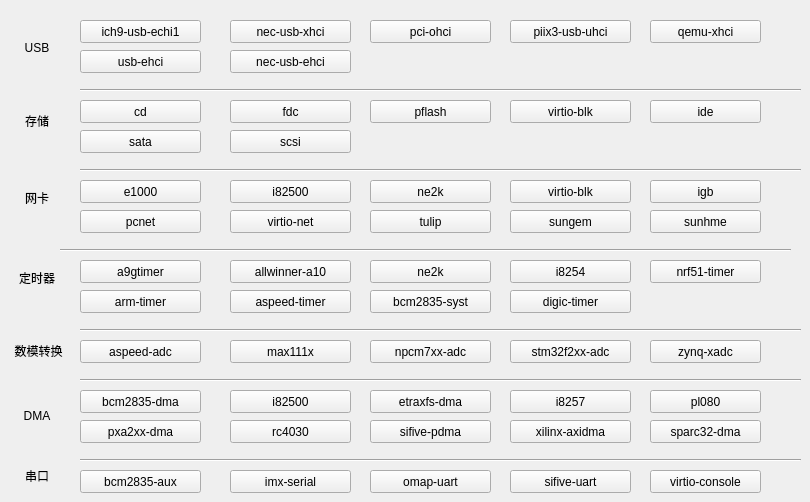
       <widget class="QWidget" name="tab_6">
        <attribute name="title">
         <string>Peripheral Info</string>
        </attribute>
        <widget class="QPushButton" name="pushButton_64">
         <property name="geometry">
          <rect>
           <x>510</x>
           <y>290</y>
           <width>121</width>
           <height>23</height>
          </rect>
         </property>
         <property name="text">
          <string>digic-timer</string>
         </property>
        </widget>
        <widget class="QPushButton" name="pushButton_45">
         <property name="geometry">
          <rect>
           <x>510</x>
           <y>100</y>
           <width>121</width>
           <height>23</height>
          </rect>
         </property>
         <property name="text">
          <string>virtio-blk</string>
         </property>
        </widget>
        <widget class="QPushButton" name="pushButton_84">
         <property name="geometry">
          <rect>
           <x>510</x>
           <y>420</y>
           <width>121</width>
           <height>23</height>
          </rect>
         </property>
         <property name="text">
          <string>xilinx-axidma</string>
         </property>
        </widget>
        <widget class="QPushButton" name="pushButton_55">
         <property name="geometry">
          <rect>
           <x>510</x>
           <y>210</y>
           <width>121</width>
           <height>23</height>
          </rect>
         </property>
         <property name="text">
          <string>sungem</string>
         </property>
        </widget>
        <widget class="QPushButton" name="pushButton_86">
         <property name="geometry">
          <rect>
           <x>230</x>
           <y>390</y>
           <width>121</width>
           <height>23</height>
          </rect>
         </property>
         <property name="text">
          <string>i82500</string>
         </property>
        </widget>
        <widget class="QPushButton" name="pushButton_67">
         <property name="geometry">
          <rect>
           <x>510</x>
           <y>340</y>
           <width>121</width>
           <height>23</height>
          </rect>
         </property>
         <property name="text">
          <string>stm32f2xx-adc</string>
         </property>
        </widget>
        <widget class="QPushButton" name="pushButton_33">
         <property name="geometry">
          <rect>
           <x>80</x>
           <y>20</y>
           <width>121</width>
           <height>23</height>
          </rect>
         </property>
         <property name="text">
          <string>ich9-usb-echi1</string>
         </property>
        </widget>
        <widget class="QPushButton" name="pushButton_74">
         <property name="geometry">
          <rect>
           <x>370</x>
           <y>340</y>
           <width>121</width>
           <height>23</height>
          </rect>
         </property>
         <property name="text">
          <string>npcm7xx-adc</string>
         </property>
        </widget>
        <widget class="QPushButton" name="pushButton_52">
         <property name="geometry">
          <rect>
           <x>370</x>
           <y>180</y>
           <width>121</width>
           <height>23</height>
          </rect>
         </property>
         <property name="text">
          <string>ne2k</string>
         </property>
        </widget>
        <widget class="QPushButton" name="pushButton_43">
         <property name="geometry">
          <rect>
           <x>80</x>
           <y>100</y>
           <width>121</width>
           <height>23</height>
          </rect>
         </property>
         <property name="text">
          <string>cd</string>
         </property>
        </widget>
        <widget class="QPushButton" name="pushButton_79">
         <property name="geometry">
          <rect>
           <x>80</x>
           <y>390</y>
           <width>121</width>
           <height>23</height>
          </rect>
         </property>
         <property name="text">
          <string>bcm2835-dma</string>
         </property>
        </widget>
        <widget class="QPushButton" name="pushButton_78">
         <property name="geometry">
          <rect>
           <x>650</x>
           <y>390</y>
           <width>111</width>
           <height>23</height>
          </rect>
         </property>
         <property name="text">
          <string>pl080</string>
         </property>
        </widget>
        <widget class="QLabel" name="label_20">
         <property name="geometry">
          <rect>
           <x>10</x>
           <y>40</y>
           <width>54</width>
           <height>16</height>
          </rect>
         </property>
         <property name="sizePolicy">
          <sizepolicy hsizetype="Preferred" vsizetype="Preferred">
           <horstretch>0</horstretch>
           <verstretch>0</verstretch>
          </sizepolicy>
         </property>
         <property name="text">
          <string>USB</string>
         </property>
         <property name="alignment">
          <set>Qt::AlignmentFlag::AlignCenter</set>
         </property>
        </widget>
        <widget class="Line" name="line_16">
         <property name="geometry">
          <rect>
           <x>80</x>
           <y>160</y>
           <width>721</width>
           <height>20</height>
          </rect>
         </property>
         <property name="orientation">
          <enum>Qt::Orientation::Horizontal</enum>
         </property>
        </widget>
        <widget class="QPushButton" name="pushButton_35">
         <property name="geometry">
          <rect>
           <x>370</x>
           <y>20</y>
           <width>121</width>
           <height>23</height>
          </rect>
         </property>
         <property name="text">
          <string>pci-ohci</string>
         </property>
        </widget>
        <widget class="QPushButton" name="pushButton_51">
         <property name="geometry">
          <rect>
           <x>230</x>
           <y>180</y>
           <width>121</width>
           <height>23</height>
          </rect>
         </property>
         <property name="text">
          <string>i82500</string>
         </property>
        </widget>
        <widget class="QLabel" name="label_25">
         <property name="geometry">
          <rect>
           <x>10</x>
           <y>400</y>
           <width>54</width>
           <height>31</height>
          </rect>
         </property>
         <property name="text">
          <string>DMA</string>
         </property>
         <property name="alignment">
          <set>Qt::AlignmentFlag::AlignCenter</set>
         </property>
        </widget>
        <widget class="QPushButton" name="pushButton_48">
         <property name="geometry">
          <rect>
           <x>230</x>
           <y>210</y>
           <width>121</width>
           <height>23</height>
          </rect>
         </property>
         <property name="text">
          <string>virtio-net</string>
         </property>
        </widget>
        <widget class="QPushButton" name="pushButton_56">
         <property name="geometry">
          <rect>
           <x>650</x>
           <y>210</y>
           <width>111</width>
           <height>23</height>
          </rect>
         </property>
         <property name="text">
          <string>sunhme</string>
         </property>
        </widget>
        <widget class="QPushButton" name="pushButton_36">
         <property name="geometry">
          <rect>
           <x>510</x>
           <y>20</y>
           <width>121</width>
           <height>23</height>
          </rect>
         </property>
         <property name="text">
          <string>piix3-usb-uhci</string>
         </property>
        </widget>
        <widget class="QPushButton" name="pushButton_42">
         <property name="geometry">
          <rect>
           <x>230</x>
           <y>100</y>
           <width>121</width>
           <height>23</height>
          </rect>
         </property>
         <property name="text">
          <string>fdc</string>
         </property>
        </widget>
        <widget class="QPushButton" name="pushButton_77">
         <property name="geometry">
          <rect>
           <x>650</x>
           <y>420</y>
           <width>111</width>
           <height>23</height>
          </rect>
         </property>
         <property name="text">
          <string>sparc32-dma</string>
         </property>
        </widget>
        <widget class="QPushButton" name="pushButton_83">
         <property name="geometry">
          <rect>
           <x>230</x>
           <y>420</y>
           <width>121</width>
           <height>23</height>
          </rect>
         </property>
         <property name="text">
          <string>rc4030</string>
         </property>
        </widget>
        <widget class="QPushButton" name="pushButton_46">
         <property name="geometry">
          <rect>
           <x>230</x>
           <y>130</y>
           <width>121</width>
           <height>23</height>
          </rect>
         </property>
         <property name="text">
          <string>scsi</string>
         </property>
        </widget>
        <widget class="QPushButton" name="pushButton_82">
         <property name="geometry">
          <rect>
           <x>370</x>
           <y>420</y>
           <width>121</width>
           <height>23</height>
          </rect>
         </property>
         <property name="text">
          <string>sifive-pdma</string>
         </property>
        </widget>
        <widget class="QPushButton" name="pushButton_44">
         <property name="geometry">
          <rect>
           <x>650</x>
           <y>100</y>
           <width>111</width>
           <height>23</height>
          </rect>
         </property>
         <property name="text">
          <string>ide</string>
         </property>
        </widget>
        <widget class="Line" name="line_33">
         <property name="geometry">
          <rect>
           <x>80</x>
           <y>370</y>
           <width>721</width>
           <height>20</height>
          </rect>
         </property>
         <property name="orientation">
          <enum>Qt::Orientation::Horizontal</enum>
         </property>
        </widget>
        <widget class="QPushButton" name="pushButton_37">
         <property name="geometry">
          <rect>
           <x>650</x>
           <y>20</y>
           <width>111</width>
           <height>23</height>
          </rect>
         </property>
         <property name="text">
          <string>qemu-xhci</string>
         </property>
        </widget>
        <widget class="QPushButton" name="pushButton_41">
         <property name="geometry">
          <rect>
           <x>80</x>
           <y>130</y>
           <width>121</width>
           <height>23</height>
          </rect>
         </property>
         <property name="text">
          <string>sata</string>
         </property>
        </widget>
        <widget class="Line" name="line_23">
         <property name="geometry">
          <rect>
           <x>60</x>
           <y>240</y>
           <width>731</width>
           <height>20</height>
          </rect>
         </property>
         <property name="orientation">
          <enum>Qt::Orientation::Horizontal</enum>
         </property>
        </widget>
        <widget class="QPushButton" name="pushButton_57">
         <property name="geometry">
          <rect>
           <x>230</x>
           <y>260</y>
           <width>121</width>
           <height>23</height>
          </rect>
         </property>
         <property name="text">
          <string>allwinner-a10</string>
         </property>
        </widget>
        <widget class="QPushButton" name="pushButton_85">
         <property name="geometry">
          <rect>
           <x>80</x>
           <y>420</y>
           <width>121</width>
           <height>23</height>
          </rect>
         </property>
         <property name="text">
          <string>pxa2xx-dma</string>
         </property>
        </widget>
        <widget class="QPushButton" name="pushButton_60">
         <property name="geometry">
          <rect>
           <x>370</x>
           <y>260</y>
           <width>121</width>
           <height>23</height>
          </rect>
         </property>
         <property name="text">
          <string>ne2k</string>
         </property>
        </widget>
        <widget class="QPushButton" name="pushButton_76">
         <property name="geometry">
          <rect>
           <x>650</x>
           <y>340</y>
           <width>111</width>
           <height>23</height>
          </rect>
         </property>
         <property name="text">
          <string>zynq-xadc</string>
         </property>
        </widget>
        <widget class="QLabel" name="label_21">
         <property name="geometry">
          <rect>
           <x>10</x>
           <y>110</y>
           <width>54</width>
           <height>21</height>
          </rect>
         </property>
         <property name="text">
          <string>存储</string>
         </property>
         <property name="alignment">
          <set>Qt::AlignmentFlag::AlignCenter</set>
         </property>
        </widget>
        <widget class="QPushButton" name="pushButton_38">
         <property name="geometry">
          <rect>
           <x>80</x>
           <y>50</y>
           <width>121</width>
           <height>23</height>
          </rect>
         </property>
         <property name="text">
          <string>usb-ehci</string>
         </property>
        </widget>
        <widget class="Line" name="line_28">
         <property name="geometry">
          <rect>
           <x>80</x>
           <y>320</y>
           <width>721</width>
           <height>20</height>
          </rect>
         </property>
         <property name="orientation">
          <enum>Qt::Orientation::Horizontal</enum>
         </property>
        </widget>
        <widget class="QPushButton" name="pushButton_73">
         <property name="geometry">
          <rect>
           <x>230</x>
           <y>340</y>
           <width>121</width>
           <height>23</height>
          </rect>
         </property>
         <property name="text">
          <string>max111x</string>
         </property>
        </widget>
        <widget class="QLabel" name="label_24">
         <property name="geometry">
          <rect>
           <x>3</x>
           <y>340</y>
           <width>71</width>
           <height>21</height>
          </rect>
         </property>
         <property name="text">
          <string>数模转换</string>
         </property>
         <property name="alignment">
          <set>Qt::AlignmentFlag::AlignCenter</set>
         </property>
        </widget>
        <widget class="QPushButton" name="pushButton_34">
         <property name="geometry">
          <rect>
           <x>230</x>
           <y>20</y>
           <width>121</width>
           <height>23</height>
          </rect>
         </property>
         <property name="text">
          <string>nec-usb-xhci</string>
         </property>
        </widget>
        <widget class="QPushButton" name="pushButton_54">
         <property name="geometry">
          <rect>
           <x>370</x>
           <y>210</y>
           <width>121</width>
           <height>23</height>
          </rect>
         </property>
         <property name="text">
          <string>tulip</string>
         </property>
        </widget>
        <widget class="Line" name="line_11">
         <property name="geometry">
          <rect>
           <x>80</x>
           <y>80</y>
           <width>721</width>
           <height>20</height>
          </rect>
         </property>
         <property name="orientation">
          <enum>Qt::Orientation::Horizontal</enum>
         </property>
        </widget>
        <widget class="QPushButton" name="pushButton_47">
         <property name="geometry">
          <rect>
           <x>650</x>
           <y>180</y>
           <width>111</width>
           <height>23</height>
          </rect>
         </property>
         <property name="text">
          <string>igb</string>
         </property>
        </widget>
        <widget class="QPushButton" name="pushButton_70">
         <property name="geometry">
          <rect>
           <x>80</x>
           <y>340</y>
           <width>121</width>
           <height>23</height>
          </rect>
         </property>
         <property name="text">
          <string>aspeed-adc</string>
         </property>
        </widget>
        <widget class="QPushButton" name="pushButton_63">
         <property name="geometry">
          <rect>
           <x>230</x>
           <y>290</y>
           <width>121</width>
           <height>23</height>
          </rect>
         </property>
         <property name="text">
          <string>aspeed-timer</string>
         </property>
        </widget>
        <widget class="QPushButton" name="pushButton_61">
         <property name="geometry">
          <rect>
           <x>370</x>
           <y>290</y>
           <width>121</width>
           <height>23</height>
          </rect>
         </property>
         <property name="text">
          <string>bcm2835-syst</string>
         </property>
        </widget>
        <widget class="QPushButton" name="pushButton_53">
         <property name="geometry">
          <rect>
           <x>80</x>
           <y>180</y>
           <width>121</width>
           <height>23</height>
          </rect>
         </property>
         <property name="text">
          <string>e1000</string>
         </property>
        </widget>
        <widget class="QPushButton" name="pushButton_49">
         <property name="geometry">
          <rect>
           <x>80</x>
           <y>210</y>
           <width>121</width>
           <height>23</height>
          </rect>
         </property>
         <property name="text">
          <string>pcnet</string>
         </property>
        </widget>
        <widget class="QPushButton" name="pushButton_58">
         <property name="geometry">
          <rect>
           <x>650</x>
           <y>260</y>
           <width>111</width>
           <height>23</height>
          </rect>
         </property>
         <property name="text">
          <string>nrf51-timer</string>
         </property>
        </widget>
        <widget class="QPushButton" name="pushButton_39">
         <property name="geometry">
          <rect>
           <x>230</x>
           <y>50</y>
           <width>121</width>
           <height>23</height>
          </rect>
         </property>
         <property name="text">
          <string>nec-usb-ehci</string>
         </property>
        </widget>
        <widget class="QLabel" name="label_22">
         <property name="geometry">
          <rect>
           <x>10</x>
           <y>190</y>
           <width>54</width>
           <height>16</height>
          </rect>
         </property>
         <property name="text">
          <string>网卡</string>
         </property>
         <property name="alignment">
          <set>Qt::AlignmentFlag::AlignCenter</set>
         </property>
        </widget>
        <widget class="QLabel" name="label_23">
         <property name="geometry">
          <rect>
           <x>10</x>
           <y>270</y>
           <width>54</width>
           <height>16</height>
          </rect>
         </property>
         <property name="text">
          <string>定时器</string>
         </property>
         <property name="alignment">
          <set>Qt::AlignmentFlag::AlignCenter</set>
         </property>
        </widget>
        <widget class="QPushButton" name="pushButton_65">
         <property name="geometry">
          <rect>
           <x>80</x>
           <y>290</y>
           <width>121</width>
           <height>23</height>
          </rect>
         </property>
         <property name="text">
          <string>arm-timer</string>
         </property>
        </widget>
        <widget class="QPushButton" name="pushButton_62">
         <property name="geometry">
          <rect>
           <x>80</x>
           <y>260</y>
           <width>121</width>
           <height>23</height>
          </rect>
         </property>
         <property name="text">
          <string>a9gtimer</string>
         </property>
        </widget>
        <widget class="QPushButton" name="pushButton_59">
         <property name="geometry">
          <rect>
           <x>510</x>
           <y>260</y>
           <width>121</width>
           <height>23</height>
          </rect>
         </property>
         <property name="text">
          <string>i8254</string>
         </property>
        </widget>
        <widget class="QPushButton" name="pushButton_50">
         <property name="geometry">
          <rect>
           <x>510</x>
           <y>180</y>
           <width>121</width>
           <height>23</height>
          </rect>
         </property>
         <property name="text">
          <string>virtio-blk</string>
         </property>
        </widget>
        <widget class="QPushButton" name="pushButton_40">
         <property name="geometry">
          <rect>
           <x>370</x>
           <y>100</y>
           <width>121</width>
           <height>23</height>
          </rect>
         </property>
         <property name="text">
          <string>pflash</string>
         </property>
        </widget>
        <widget class="QPushButton" name="pushButton_81">
         <property name="geometry">
          <rect>
           <x>510</x>
           <y>390</y>
           <width>121</width>
           <height>23</height>
          </rect>
         </property>
         <property name="text">
          <string>i8257</string>
         </property>
        </widget>
        <widget class="QPushButton" name="pushButton_80">
         <property name="geometry">
          <rect>
           <x>370</x>
           <y>390</y>
           <width>121</width>
           <height>23</height>
          </rect>
         </property>
         <property name="text">
          <string>etraxfs-dma</string>
         </property>
        </widget>
        <widget class="Line" name="line_34">
         <property name="geometry">
          <rect>
           <x>80</x>
           <y>450</y>
           <width>721</width>
           <height>20</height>
          </rect>
         </property>
         <property name="orientation">
          <enum>Qt::Orientation::Horizontal</enum>
         </property>
        </widget>
        <widget class="QPushButton" name="pushButton_87">
         <property name="geometry">
          <rect>
           <x>650</x>
           <y>470</y>
           <width>111</width>
           <height>23</height>
          </rect>
         </property>
         <property name="text">
          <string>virtio-console</string>
         </property>
        </widget>
        <widget class="QPushButton" name="pushButton_88">
         <property name="geometry">
          <rect>
           <x>230</x>
           <y>470</y>
           <width>121</width>
           <height>23</height>
          </rect>
         </property>
         <property name="text">
          <string>imx-serial</string>
         </property>
        </widget>
        <widget class="QPushButton" name="pushButton_89">
         <property name="geometry">
          <rect>
           <x>80</x>
           <y>470</y>
           <width>121</width>
           <height>23</height>
          </rect>
         </property>
         <property name="text">
          <string>bcm2835-aux</string>
         </property>
        </widget>
        <widget class="QPushButton" name="pushButton_90">
         <property name="geometry">
          <rect>
           <x>370</x>
           <y>470</y>
           <width>121</width>
           <height>23</height>
          </rect>
         </property>
         <property name="text">
          <string>omap-uart</string>
         </property>
        </widget>
        <widget class="QPushButton" name="pushButton_91">
         <property name="geometry">
          <rect>
           <x>510</x>
           <y>470</y>
           <width>121</width>
           <height>23</height>
          </rect>
         </property>
         <property name="text">
          <string>sifive-uart</string>
         </property>
        </widget>
        <widget class="QLabel" name="label_26">
         <property name="geometry">
          <rect>
           <x>10</x>
           <y>460</y>
           <width>54</width>
           <height>31</height>
          </rect>
         </property>
         <property name="text">
          <string>串口</string>
         </property>
         <property name="alignment">
          <set>Qt::AlignmentFlag::AlignCenter</set>
         </property>
        </widget>
       </widget>
